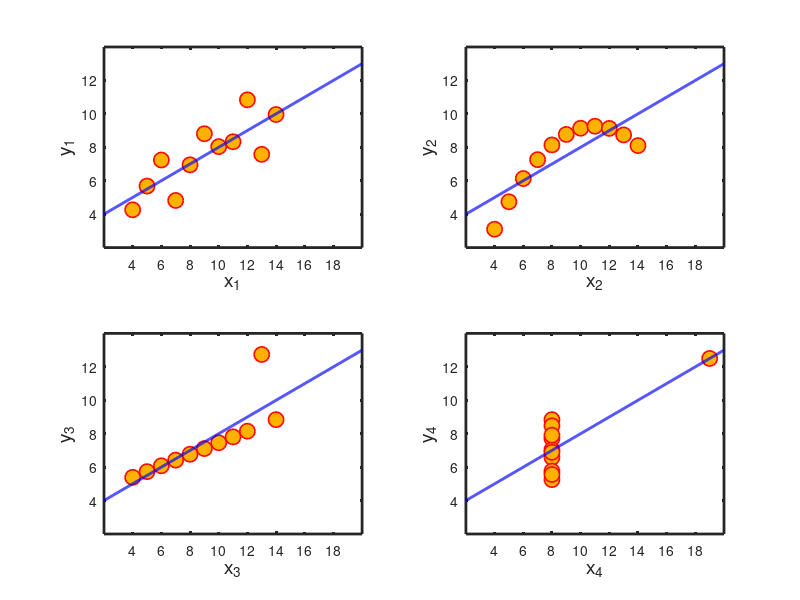

MATLAB code for this plot: (Note: this script raises an error after producing the figure.)
%% Display four data sets each with the same correlation of 0.81.

load anscombe; %stacked columnwise, source: R - builtin dataset

pointSpec = {'o','MarkerSize'     , 11,...
                 'LineWidth'      , 1.2,...
                 'MarkerEdgeColor', 'r',...
                 'MarkerFaceColor', [1,0.7,0] %Orange
            };

axisSpec =  {'XTick'     , 4:2:18,...
             'YTick'     , 4:2:12,...
             'XLim'      , [2 20],...
             'YLim'      , [2,14],...
             'box'       , 'on'  ,...
             'LineWidth' , 2
             };

lineSpec =   {'-b','lineWidth',2};
labelSpec =  {'FontSize',14};
         
domain = 0:0.01:20;
for i=1:4
    subplot(2,2,i);
    plot(x(:,i),y(:,i),pointSpec{:}); hold on;
    w = [ones(size(x,1),1) x(:,i)]\y(:,i);
    f = @(z) w(1) + w(2)*z;                 %Regression line
    plot(domain,f(domain),lineSpec{:});
    xlabel(['x_',num2str(i)],labelSpec{:});
    ylabel(['y_',num2str(i)],labelSpec{:});
end
        

set(get(gcf, 'children'), axisSpec{:}); %Set properties in parallel
maximizeFigure();

printPmtkFigure anscombe;
